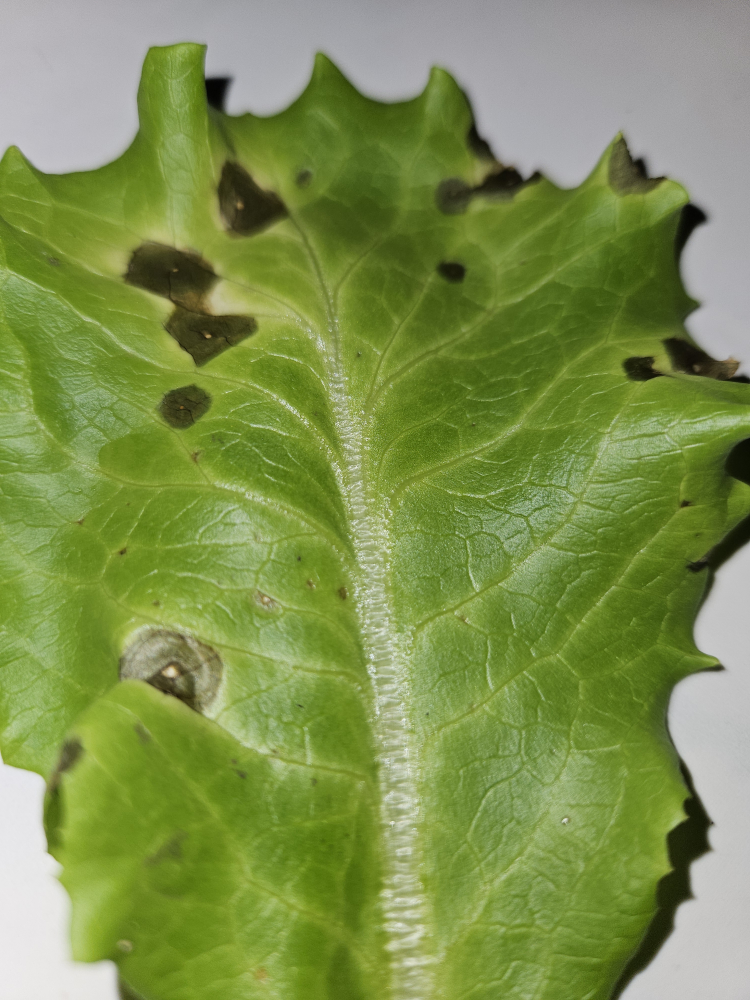
#> input picture data/raw/high/20260406_215852.jpg, 3000 x 4000 px (shown at 1/4 size); its folder holds only this picture in this run
$ python -i preprocessing.py   (imports and definitions only)
#> lines starting #> are read from the running program, lines starting #| are printed output that depends on the picture
import os
from pathlib import Path
import cv2
import yaml
from tqdm import tqdm


def load_config(config_path="config/config.yaml"):
    with open(config_path, "r", encoding="utf-8") as f:
        return yaml.safe_load(f)


def preprocess_image(image_path, target_size=256, blur_kernel=5):
#> called with image_path = '../data/raw/high/20260406_215852.jpg', target_size = 256, blur_kernel = 5
    img = cv2.imread(str(image_path))
#> img is the input picture: shape (4000, 3000, 3); mean B, G, R 79.1, 144.9, 126.4
    if img is None:
        return None

    img = cv2.cvtColor(img, cv2.COLOR_BGR2RGB)
    img = cv2.resize(img, (target_size, target_size), interpolation=cv2.INTER_AREA)
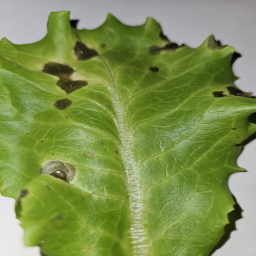
#> img: shape (256, 256, 3); mean R, G, B 126.4, 144.9, 79.1
    img = cv2.GaussianBlur(img, (blur_kernel, blur_kernel), 0)
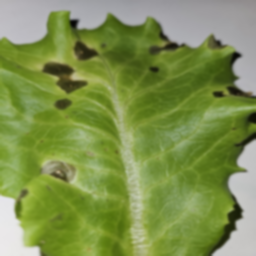
#> img: shape (256, 256, 3); mean R, G, B 126.4, 144.9, 79.1
    return img


def save_image(img_rgb, output_path):
    output_path = Path(output_path)
    output_path.parent.mkdir(parents=True, exist_ok=True)
    img_bgr = cv2.cvtColor(img_rgb, cv2.COLOR_RGB2BGR)
    cv2.imwrite(str(output_path), img_bgr)


def run_preprocessing(config_path="config/config.yaml"):
    cfg = load_config(config_path)
    raw_dir = Path(cfg["paths"]["raw_dir"])
    processed_dir = Path(cfg["paths"]["processed_dir"])
    target_size = cfg["image"]["target_size"]
    blur_kernel = cfg["image"]["blur_kernel"]

    classes = [d for d in raw_dir.iterdir() if d.is_dir()]
    if not classes:
        raise FileNotFoundError(f"Tidak ada folder kelas di {raw_dir}")

    for class_dir in classes:
        class_name = class_dir.name
        out_class_dir = processed_dir / class_name
        out_class_dir.mkdir(parents=True, exist_ok=True)

        image_files = []
        for ext in ["*.jpg", "*.jpeg", "*.png", "*.JPG", "*.JPEG", "*.PNG"]:
            image_files.extend(class_dir.glob(ext))

        for img_path in tqdm(image_files, desc=f"Preprocessing {class_name}"):
            processed = preprocess_image(img_path, target_size, blur_kernel)
            if processed is None:
                continue
            out_path = out_class_dir / img_path.name
            save_image(processed, out_path)

    print("Preprocessing selesai.")


# [2 lines not run here, left out]

>>> result = preprocess_image('../data/raw/high/20260406_215852.jpg')

$ run again, on data/raw/high/20260406_215857.jpg
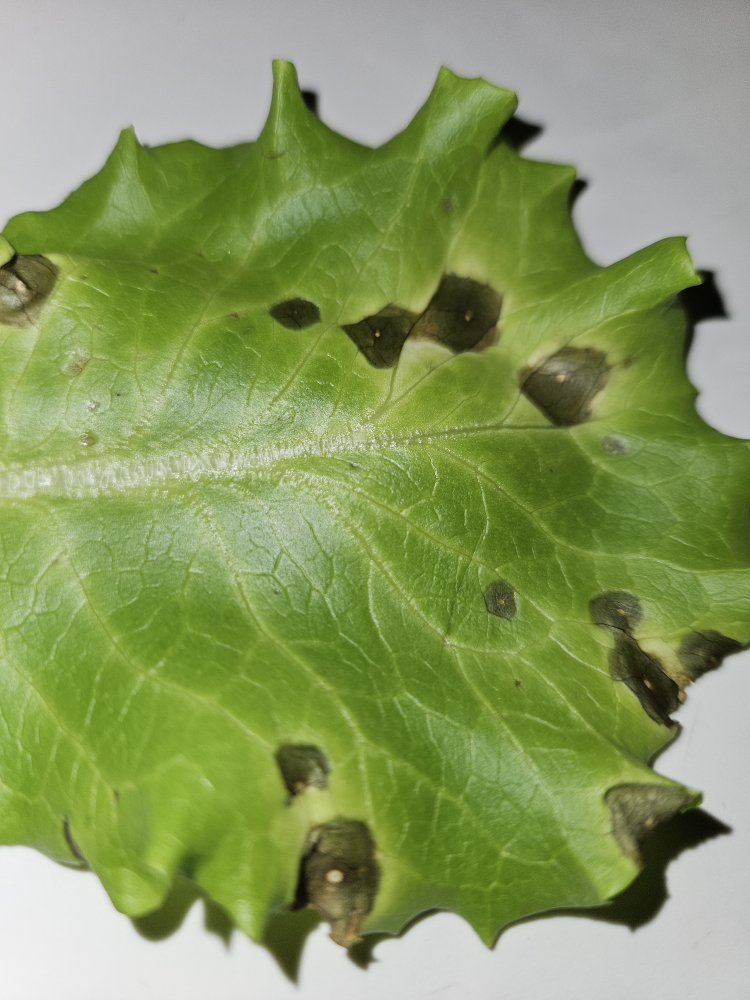
#> input picture data/raw/high/20260406_215857.jpg, 3000 x 4000 px (shown at 1/4 size)
#> in preprocess_image, img is the input picture: shape (4000, 3000, 3); mean B, G, R 97.1, 153.8, 136.7
#> in preprocess_image, `img = cv2.resize(img, (target_size, target_size), interpolation=cv2.IN..`:
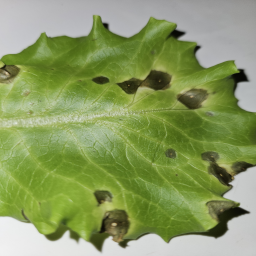
#> img: shape (256, 256, 3); mean R, G, B 136.7, 153.8, 97.1
#> in preprocess_image, `img = cv2.GaussianBlur(img, (blur_kernel, blur_kernel), 0)`:
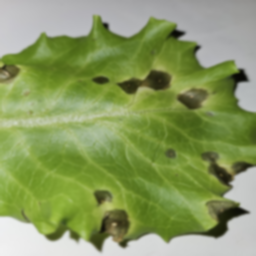
#> img: shape (256, 256, 3); mean R, G, B 136.7, 153.8, 97.1

$ run again, on data/raw/high/20260406_215912.jpg
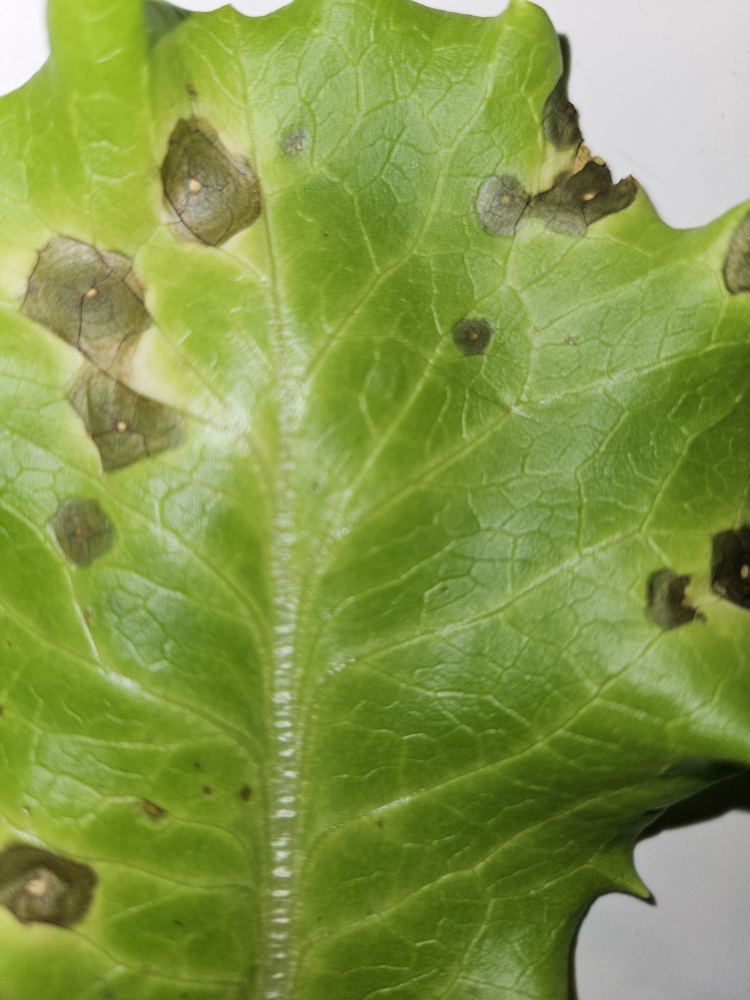
#> input picture data/raw/high/20260406_215912.jpg, 3000 x 4000 px (shown at 1/4 size)
#> in preprocess_image, img is the input picture: shape (4000, 3000, 3); mean B, G, R 73.5, 152.7, 132.6
#> in preprocess_image, `img = cv2.resize(img, (target_size, target_size), interpolation=cv2.IN..`:
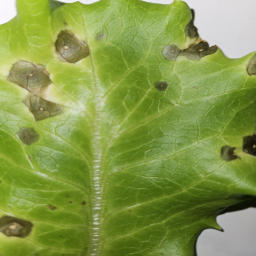
#> img: shape (256, 256, 3); mean R, G, B 132.6, 152.7, 73.5

$ run again, on data/raw/high/20260406_215918.jpg
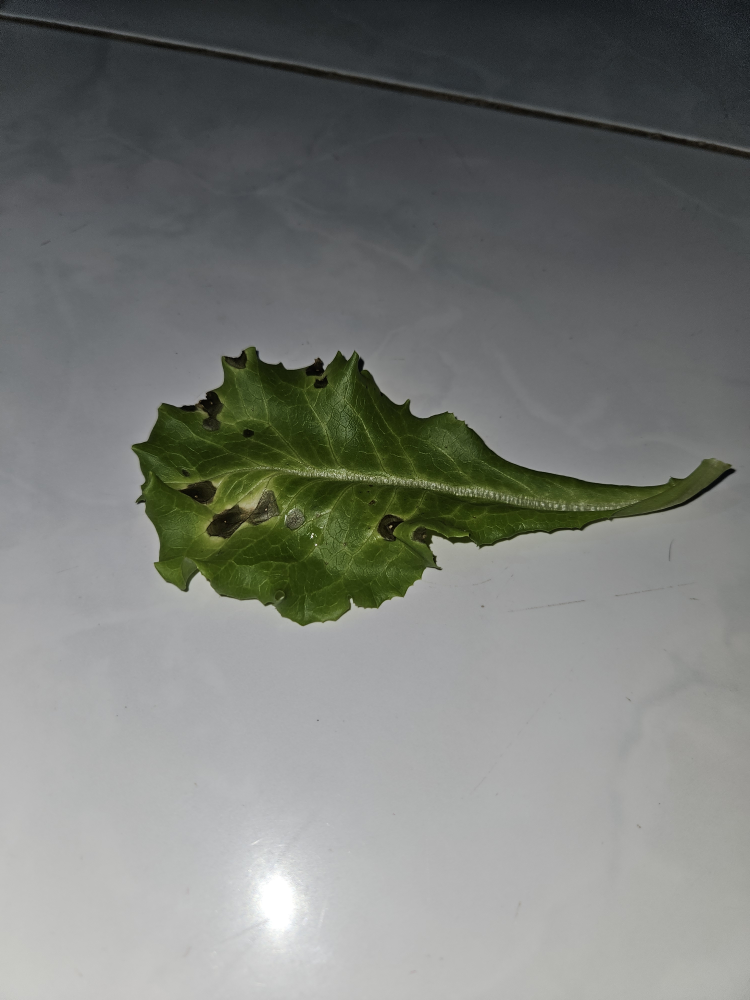
#> input picture data/raw/high/20260406_215918.jpg, 3000 x 4000 px (shown at 1/4 size)
#> in preprocess_image, img is the input picture: shape (4000, 3000, 3); mean B, G, R 119.5, 123.4, 120.6
#> in preprocess_image, `img = cv2.resize(img, (target_size, target_size), interpolation=cv2.IN..`:
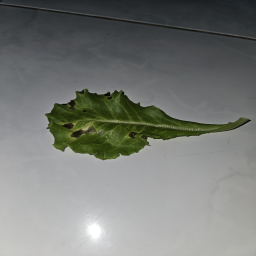
#> img: shape (256, 256, 3); mean R, G, B 120.6, 123.4, 119.5
